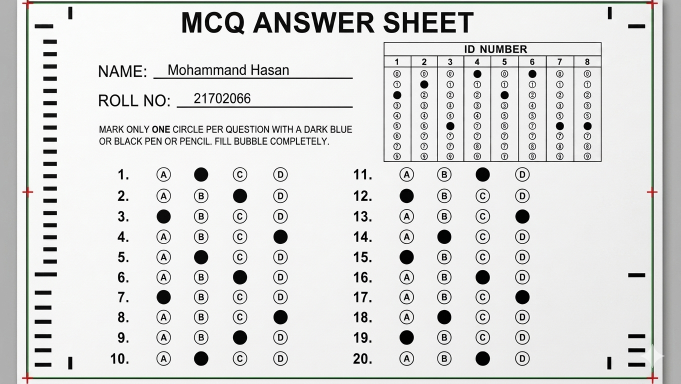
#> input picture omr-service/test_images/Perfect_image3.png, 1361 x 768 px (shown at 1/2 size)
$ python test_simple.py   (older library calls are emulated)
#> lines starting #> are read from the running program, lines starting #| are printed output that depends on the picture; after the words box and inside, x2 and y2 are one past the last pixel; in counts of white or black regions, pixels touching at a corner belong together
#> in test_with_different_thresholds, image is the input picture: shape (768, 1361, 3); mean B, G, R 218.8, 219.9, 219.2
### omr-service/app/utils.py
"""
Utility functions for OMR processing
✅ Camera image support added
✅ Auto perspective correction
✅ Dynamic image enhancement
✅ Scale-aware bubble detection
"""

import cv2
import numpy as np
from typing import List, Tuple, Optional


class OMRUtils:

    # ─────────────────────────────────────────────────────
    # TARGET resolution — config.py এই resolution এ calibrate করা
    # Camera image যাই হোক, এই size এ resize করা হবে
    # ─────────────────────────────────────────────────────
    TARGET_WIDTH  = 1361
    TARGET_HEIGHT = 768

    # ─────────────────────────────────────────────────────
    # 1. MAIN IMAGE NORMALIZER
    #    যেকোনো camera/phone image → standard size + corrected
    # ─────────────────────────────────────────────────────
    # [128 lines left out: functions normalize_image, correct_perspective, four_point_transform, order_points, enhance_camera_image, not called in this run]

    # ─────────────────────────────────────────────────────
    # 4. PREPROCESSING (Color → Binary)
    # ─────────────────────────────────────────────────────
    @staticmethod
    def preprocess_image(image: np.ndarray, is_camera: bool = False) -> np.ndarray:
        """
        Image কে binary (black & white) তে convert করে।
        is_camera=True হলে extra noise removal করা হয়।
        """
#> called with is_camera = False
        gray = cv2.cvtColor(image, cv2.COLOR_BGR2GRAY)

        if is_camera:
            # Camera image → stronger blur
            blurred = cv2.GaussianBlur(gray, (7, 7), 0)
        else:
            blurred = cv2.GaussianBlur(gray, (5, 5), 0)
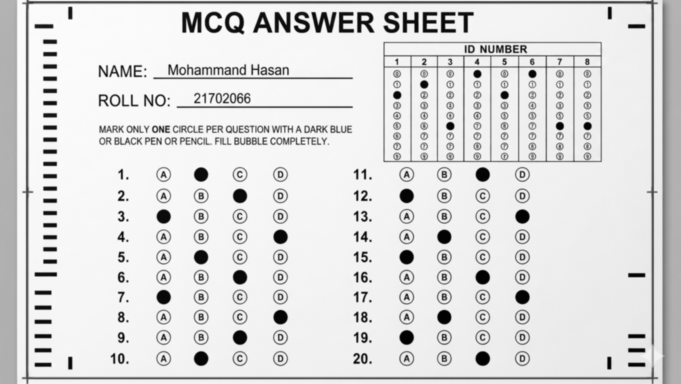
#> blurred: shape (768, 1361) (shown at 1/2 size); min 0, max 255, mean 219.6

        # Adaptive threshold — uneven lighting handle করে
        binary = cv2.adaptiveThreshold(
            blurred, 255,
            cv2.ADAPTIVE_THRESH_GAUSSIAN_C,
            cv2.THRESH_BINARY_INV,
            blockSize=15 if not is_camera else 21,
            C=3 if not is_camera else 5
        )
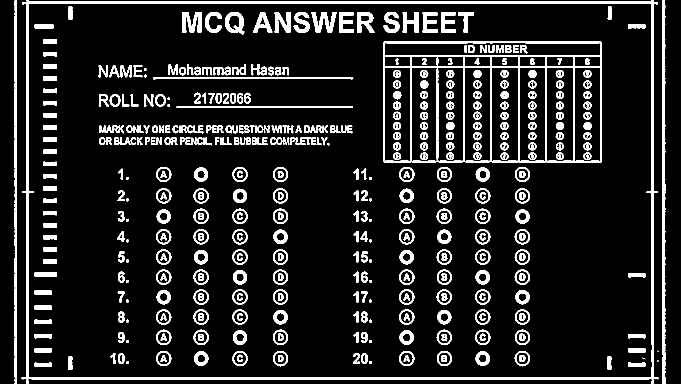
#> binary: shape (768, 1361) (shown at 1/2 size); 12.1% white; 444 white regions (5 under 20 px), largest, box (x1, y1, x2, y2) and area: (43, 0, 1317, 768) 20327, (766, 83, 1204, 325) 12330, (1325, 0, 1332, 768) 4019

        # Morphological cleaning
        kernel  = np.ones((3, 3), np.uint8)
        cleaned = cv2.morphologyEx(binary, cv2.MORPH_CLOSE, kernel)
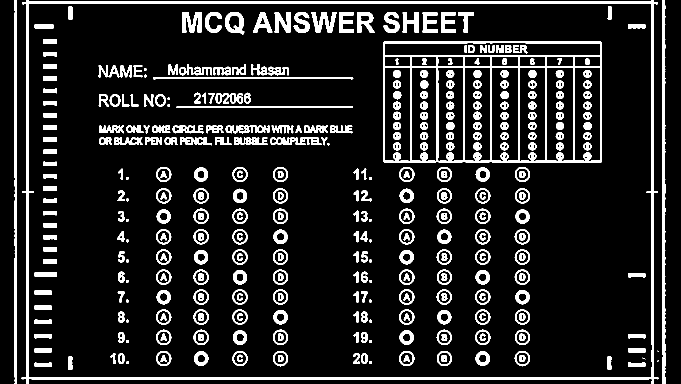
#> cleaned: shape (768, 1361) (shown at 1/2 size); 12.5% white; 371 white regions (4 under 20 px), largest, box (x1, y1, x2, y2) and area: (43, 0, 1317, 768) 20335, (766, 83, 1204, 325) 13899, (1325, 0, 1332, 768) 4040
        cleaned = cv2.morphologyEx(cleaned, cv2.MORPH_OPEN, kernel)
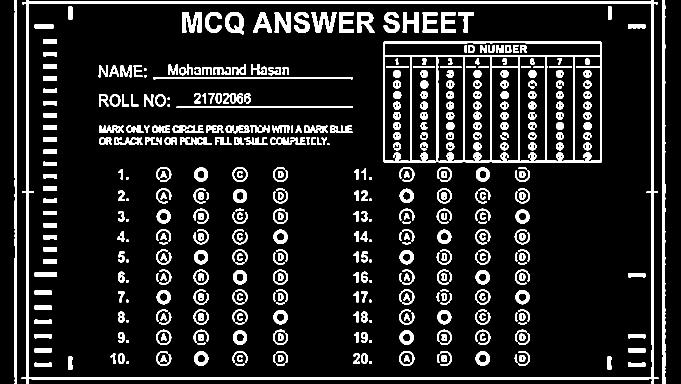
#> cleaned: shape (768, 1361) (shown at 1/2 size); 12.2% white; 432 white regions (2 under 20 px), largest, box (x1, y1, x2, y2) and area: (43, 0, 1317, 768) 20328, (766, 83, 1204, 325) 12755, (1325, 0, 1332, 768) 4024

        if is_camera:
            # Extra noise removal for camera images
            cleaned = cv2.medianBlur(cleaned, 3)

        return cleaned

    # ─────────────────────────────────────────────────────
    # 5. IS CAMERA IMAGE? (auto-detect)
    # ─────────────────────────────────────────────────────
    # [98 lines left out: functions is_camera_image, count_black_pixels, detect_bubble, find_contours, is_circular, visualize_bubbles and 1 more, not called in this run]

### omr-service/test_simple.py
"""
সহজ টেস্ট ফাইল - আপনার OMR শীট চেক করার জন্য
"""

import cv2
import numpy as np
import sys
import os

# Add current directory to path
sys.path.insert(0, os.path.dirname(os.path.abspath(__file__)))

from app.config import OMRConfig
from app.omr_processor import OMRProcessor
from app.utils import OMRUtils

def test_omr_sheet(image_path):
    """একটি ইমেজ টেস্ট করুন"""

    print("\n" + "="*60)
    print("📝 OMR শীট টেস্ট শুরু")
    print("="*60)

    # ইমেজ পড়ুন
    with open(image_path, 'rb') as f:
        image_bytes = f.read()

    # প্রসেসর তৈরি করুন
    processor = OMRProcessor()

    # প্রসেস করুন
    result = processor.process_image(image_bytes)

    if result['success']:
        print("\n✅ সফলভাবে প্রসেস সম্পন্ন!")
        print(f"🎓 ছাত্র ID: {result['student_id']}")
        print(f"📊 মোট প্রশ্ন: {result['total_questions']}")
        print(f"✏️ উত্তর দেওয়া: {result['total_answered']}")
        print(f"⬜ ফাঁকা: {result['total_blank']}")

        print("\n📋 উত্তর তালিকা:")
        print("-"*30)
        for i, ans in enumerate(result['answers'], 1):
            status = ans if ans else "BLANK"
            print(f"প্রশ্ন {i:2d}: {status}")

        # ইমেজ ডিবাগ সেভ করলে দেখুন
        if os.path.exists("debug_student_id_region.png"):
            print("\n🔍 ডিবাগ ইমেজ সেভ হয়েছে: debug_student_id_region.png")
            print("   ফাইলটি খুলে দেখুন ID সঠিকভাবে ডিটেক্ট হয়েছে কিনা")

        return result
    else:
        print(f"\n❌ প্রসেস ফেল হয়েছে: {result.get('error')}")
        return None

def test_with_different_thresholds(image_path):
    """বিভিন্ন থ্রেশহোল্ড দিয়ে টেস্ট করে সঠিক মান বের করুন"""

    print("\n" + "="*60)
    print("🔧 থ্রেশহোল্ড ক্যালিব্রেশন টেস্ট")
    print("="*60)

    with open(image_path, 'rb') as f:
        image_bytes = f.read()

    nparr = np.frombuffer(image_bytes, np.uint8)
    image = cv2.imdecode(nparr, cv2.IMREAD_COLOR)

    # প্রিপ্রসেস
    utils = OMRUtils()
    processed = utils.preprocess_image(image)

    # ID রিজিয়ন চেক করুন
    id_cfg = OMRConfig.STUDENT_ID
    id_region = processed[
#> (the run stopped early here; a loop or call above may not have finished)
